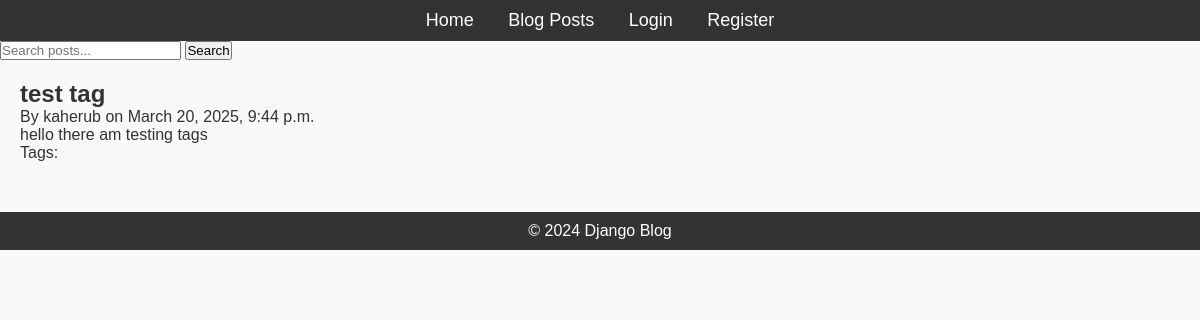
/post/6, run on the app's committed database.
### blog/models.py (models this page shows, shortened)
class Post(models.Model):
    title = models.CharField(max_length = 200)
    content = models.TextField()
    published_date = models.DateTimeField(auto_now_add = True)
    author = models.ForeignKey(User, on_delete=models.CASCADE, related_name = 'posts')
    tags = TaggableManager()  # include the tags attribut to the post model

### blog/views.py (the view)
# urls.py: path('post/<int:pk>', PostDetailView.as_view(), name='post_detail'),
class PostDetailView(DetailView):
    model = Post

### blog/templates/blog/post_detail.html (shortened to what this page needs)
{% extends "blog/base.html" %}
{% block content %}
    <h2>{{ object.title }}</h2>
    <p>By {{ object.author }} on {{ object.published_date }}</p>
    <p>{{ object.content }}</p>
    <p>Tags:
    </p>
{% endblock %}

### blog/static/css/styles.css (style rules this page uses)
* { margin: 0; padding: 0; box-sizing: border-box; }
body { font-family: Arial, sans-serif; background-color: #f9f9f9; color: #333; }

### data on the page
Post: title "test tag", author "kaherub", published_date "March 20, 2025, 9:44 p.m.", content "hello there am testing tags"
